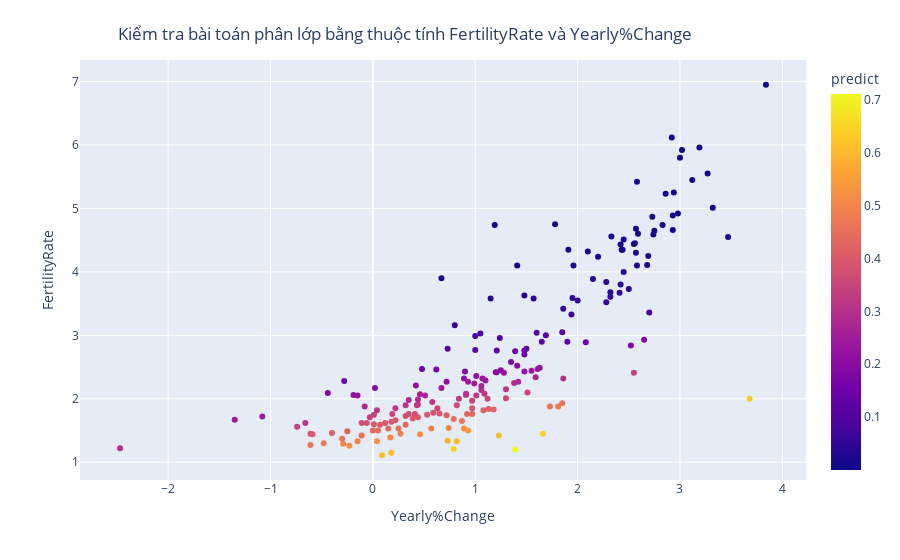

Notebook cell for this chart:
### Code cell
fig=px.scatter(dict_, x="Yearly%Change", y="FertilityRate",
        color="predict")
fig.update_layout(
    title={
        'text': "Kiểm tra bài toán phân lớp bằng thuộc tính FertilityRate và Yearly%Change",
        'y':0.95,
        'x':0.45,
        'xanchor': 'center',
        'yanchor': 'top'})
fig.show()

### Figure 1 — Plotly figure (JSON) as saved in the notebook; plotly's stock layout.template omitted (floating-point values rounded to 4 significant figures; data arrays with more than 128 entries replaced by an {"elided": "..."} marker saying what was removed)
{"data": [{"hovertemplate": "Yearly%Change=%{x}<br>FertilityRate=%{y}<br>predict=%{marker.color}<extra></extra>", "legendgroup": "", "marker": {"color": {"elided": "201 float values"}, "coloraxis": "coloraxis", "symbol": "circle"}, "mode": "markers", "name": "", "orientation": "v", "showlegend": false, "type": "scatter", "x": {"elided": "201 float values"}, "xaxis": "x", "y": {"elided": "201 float values"}, "yaxis": "y"}], "layout": {"coloraxis": {"colorbar": {"title": {"text": "predict"}}, "colorscale": [[0, "#0d0887"], [0.1111, "#46039f"], [0.2222, "#7201a8"], [0.3333, "#9c179e"], [0.4444, "#bd3786"], [0.5556, "#d8576b"], [0.6667, "#ed7953"], [0.7778, "#fb9f3a"], [0.8889, "#fdca26"], [1, "#f0f921"]]}, "legend": {"tracegroupgap": 0}, "margin": {"t": 60}, "title": {"text": "Kiểm tra bài toán phân lớp bằng thuộc tính FertilityRate và Yearly%Change", "x": 0.45, "xanchor": "center", "y": 0.95, "yanchor": "top"}, "xaxis": {"anchor": "y", "domain": [0, 1], "title": {"text": "Yearly%Change"}}, "yaxis": {"anchor": "x", "domain": [0, 1], "title": {"text": "FertilityRate"}}}}
